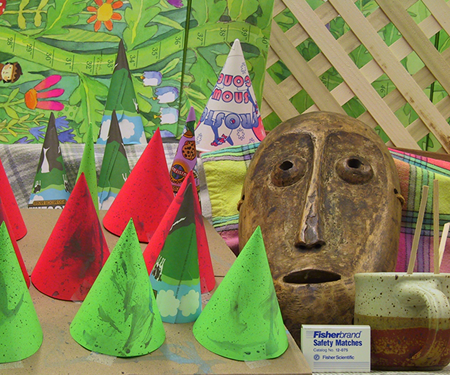
#> input picture images/im1.png, 450 x 375 px, given in place of the camera
$ python main.py
#> lines starting #> are read from the running program, lines starting #| are printed output that depends on the picture; after the words box and inside, x2 and y2 are one past the last pixel; in counts of white or black regions, pixels touching at a corner belong together
### HSV_filter.py
import sys
import cv2
import numpy as np
import time

def add_HSV_filter(frame, camera):
    # Blurring the frame
    blur = cv2.GaussianBlur(frame, (5,5), 0)

    # BGR to HSV
    hsv = cv2.cvtColor(blur, cv2.COLOR_BGR2HSV)

    # Assigning LOWERBOUND and UPPERBOUND for left and right cameras

    # BLUE
    lower_bound = np.array([100,100,80])
    upper_bound = np.array([140,250,250])

    # [7 lines of commented-out code are left out]

    if (camera == 2):
        mask = cv2.inRange(hsv, lower_bound, upper_bound)
    else:
        mask = cv2.inRange(hsv, lower_bound, upper_bound)

    # Noise removal
    mask = cv2.erode(mask, None, iterations=2)
    mask = cv2.dilate(mask, None, iterations=2)

    return mask

### shape_recognition.py
import cv2
import imutils

def find_shape(frame, mask, shape):

    # Finding the contours
    contours = cv2.findContours(mask.copy(), cv2.RETR_EXTERNAL, cv2.CHAIN_APPROX_SIMPLE)

    # Sorting the contours
    contours = imutils.grab_contours(contours)

    # Inital value is none
    center = None

    if len(contours) > 0:
        # Taking the largest contour in the mask (biggest area)
        max_contour = max(contours, key=cv2.contourArea)

        # Finding the centroid
        M = cv2.moments(max_contour)
        cX = int(M["m10"] / M["m00"])
        cY = int(M["m01"] / M["m00"])

        center = (cX, cY)
        print(center)

        match shape:
            case 'rectangle':
                draw_rectangle(frame, max_contour)
            case 'circle':
                draw_circle(frame, max_contour)

    print(len(contours))
    print(center)
    return center

def draw_rectangle(frame, contour):
    # Retrieving details on the bounding rectangle
    (x,y,w,h) = cv2.boundingRect(contour)

    # Drawing the rectangle
    cv2.rectangle(frame, (x,y), ((x+w),(y+h)), (0,255,255), 2)

# [8 lines left out: function draw_circle, not called in this run]

### triangulation.py
import numpy as np

def find_depth(shape_right, shape_left, frame_right, frame_left, baseline, f, alpha):

    # Converting FOCAL LENGTH (f) from [mm] to [pixel]
    height_left, width_left, depth_left = frame_left.shape
    height_right, width_right, depth_right = frame_right.shape

    # Standard formula for [mm] to [pixel] conversion
    if width_left == width_right:
        f_pixel = (width_right * 0.5) / np.tan(alpha * 0.5 * np.pi/180)
    else:
        print("Left and right camera frames do not have the same pixel width")

    # Getting x coordinate of left and right shape
    # xL and xR
    x_left = shape_left[0]
    x_right = shape_right[0]

    # Calculating the DISPARITY
    # d = xL - xR
    disparity = x_left - x_right


    # Calculating the DEPTH
    # Z = (b * f) / d
    zDepth = (baseline * f_pixel) / disparity

    return abs(zDepth)

### main.py
import cv2
import numpy as np

# Functions
import HSV_filter as hsv
import shape_recognition as shape
import triangulation as tri

# Opening of cameras - (Comment out to use SAMPLE IMAGES)
# Replace parameter in VideoCapture() with your camera indices
cap_left = cv2.VideoCapture(2)
cap_right = cv2.VideoCapture(4)

# Uncomment to use SAMPLE IMAGES
# cap_left = cv2.imread('DepthEstimation/images/im1.png')
# cap_right = cv2.imread('DepthEstimation/images/im2.png')

frame_rate = 120

# Replace values accordingly for best results
B = 9                  # Distance between the cameras [cm]
f = 6                   # Camera Lense's focal length [mm]
alpha = 56.6            # Camera field of view in the horizontal plane [degrees]

while(True):
    # Reading camera data (Comment out to use SAMPLE IMAGES)
    ret_left, frame_left = cap_left.read()
#> frame_left is the input picture: shape (375, 450, 3); mean B, G, R 82.3, 130.2, 132.6
    ret_right, frame_right = cap_right.read()

    # [7 lines of commented-out code are left out]
    mask_left = hsv.add_HSV_filter(frame_left, 2)
#> in add_HSV_filter, `blur = cv2.GaussianBlur(frame, (5,5), 0)`:
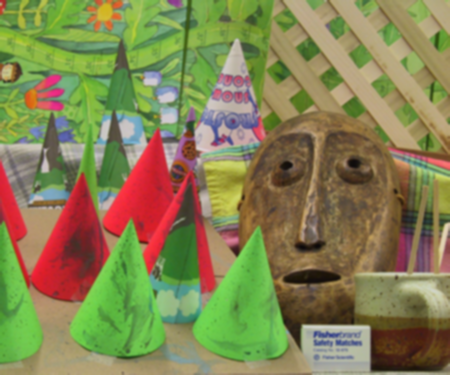
#> blur: shape (375, 450, 3); mean B, G, R 82.4, 130.2, 132.6
#> in add_HSV_filter, `hsv = cv2.cvtColor(blur, cv2.COLOR_BGR2HSV)`: hsv: shape (375, 450, 3); mean H, S, V 48.2, 122.2, 153.5
#> in add_HSV_filter, `mask = cv2.inRange(hsv, lower_bound, upper_bound)`:
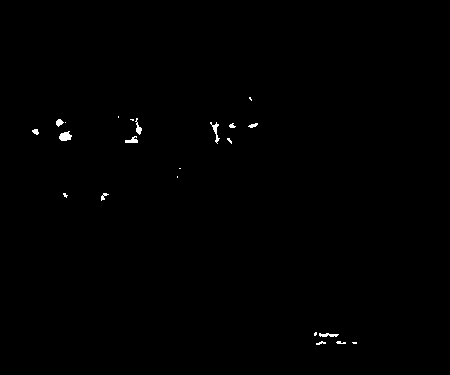
#> mask: shape (375, 450); 0.34% white; 22 white regions (10 under 20 px), largest, box (x1, y1, x2, y2) and area: (59, 131, 72, 141) 91, (210, 122, 220, 144) 69, (319, 333, 339, 337) 55
#> in add_HSV_filter, `mask = cv2.erode(mask, None, iterations=2)`:
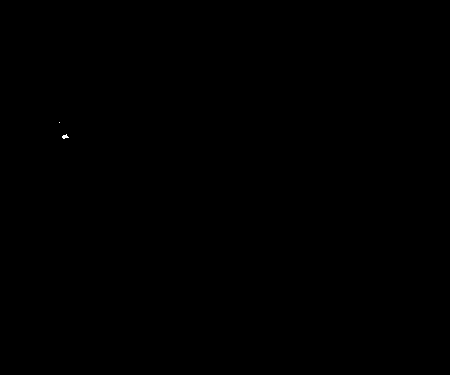
#> mask: shape (375, 450); 0.01% white in thin lines or dots, all inside (x1, y1, x2, y2) = (59, 122, 69, 139)
#> in add_HSV_filter, `mask = cv2.dilate(mask, None, iterations=2)`: mask: shape (375, 450); 0.06% white; 2 white regions
    mask_right = hsv.add_HSV_filter(frame_right, 4)

    # RESULT FRAMES after applying HSV-filter mask
    res_left = cv2.bitwise_and(frame_left, frame_left, mask=mask_left)
    res_right = cv2.bitwise_and(frame_right, frame_right, mask=mask_right)

    # Applying SHAPE RECOGNITION
    shape_left = shape.find_shape(frame_left, mask_left, 'rectangle')
#> in find_shape, `contours = cv2.findContours(mask.copy(), cv2.RETR_EXTERNAL, cv2.CHAIN_..`: contours = 2 contours, 1 with area under 20; largest, box (x1, y1, x2, y2) and area: (60, 132, 71, 141) 68
#> in find_shape, `max_contour = max(contours, key=cv2.contourArea)`: max_contour = contour of 12 points, box (x1, y1, x2, y2) (60, 132, 71, 141), area 68
#> in find_shape, `M = cv2.moments(max_contour)`: M = moments, m00 68, centre m10/m00, m01/m00 = (64.82, 136.2)
#> in find_shape, `cX = int(M["m10"] / M["m00"])`: cX = 64
#> in find_shape, `cY = int(M["m01"] / M["m00"])`: cY = 136
#> in find_shape, `center = (cX, cY)`: center = (64, 136)
#| (64, 136)
#| 2
#| (64, 136)
#> shape_left = (64, 136)
    shape_right = shape.find_shape(frame_right, mask_right, 'rectangle')
#| (64, 136)
#| 2
#| (64, 136)
#> shape_right = (64, 136)

    # Calculating DEPTH
    if np.all(shape_right) == None or np.all(shape_left) == None:
        cv2.putText(frame_left, "TRACKING LOST", (75,50), cv2.FONT_HERSHEY_SIMPLEX, 0.7, (0,0,255), 2)
        cv2.putText(frame_right, "TRACKING LOST", (75,50), cv2.FONT_HERSHEY_SIMPLEX, 0.7, (0,0,255), 2)
    else:
        depth = tri.find_depth(shape_right, shape_left, frame_right, frame_left, B, f, alpha)
#> in find_depth, `x_left = shape_left[0]`: x_left = 64
#> in find_depth, `disparity = x_left - x_right`: disparity = 0
#> in find_depth, `zDepth = (baseline * f_pixel) / disparity`: zDepth = inf
#> depth = inf
        # print("Depth: ", depth)

        cv2.putText(frame_left, "TRACKING", (75,50), cv2.FONT_HERSHEY_SIMPLEX, 0.7, (50,230,0), 2)
        cv2.putText(frame_right, "TRACKING", (75,50), cv2.FONT_HERSHEY_SIMPLEX, 0.7, (50,230,0), 2)
        cv2.putText(frame_left, "Distance: " +  str(round(depth,3)) + " cm", (200,50), cv2.FONT_HERSHEY_SIMPLEX, 0.7, (50,230,0), 2)
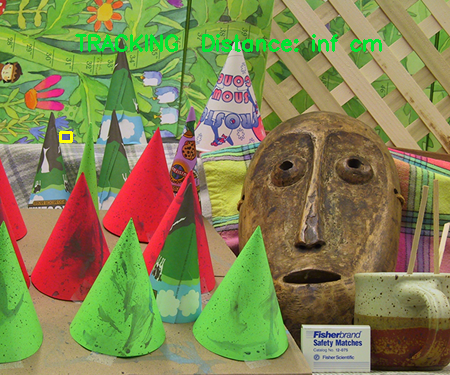
#> frame_left: shape (375, 450, 3); mean B, G, R 81.8, 131.2, 131.2
        cv2.putText(frame_right, "Distance: " + str(round(depth,3)) + " cm", (200,50), cv2.FONT_HERSHEY_SIMPLEX, 0.7, (50,230,0), 2)

    # HSV to BGR
    mask_left = cv2.cvtColor(mask_left, cv2.COLOR_GRAY2BGR)
#> mask_left: shape (375, 450, 3); 0.06% white; 2 white regions, box (x1, y1, x2, y2) and area: (60, 132, 71, 141) 84, (57, 120, 62, 125) 25
    mask_right = cv2.cvtColor(mask_right, cv2.COLOR_GRAY2BGR)

    # Stacking the frames
    left = np.hstack([frame_left, frame_right])
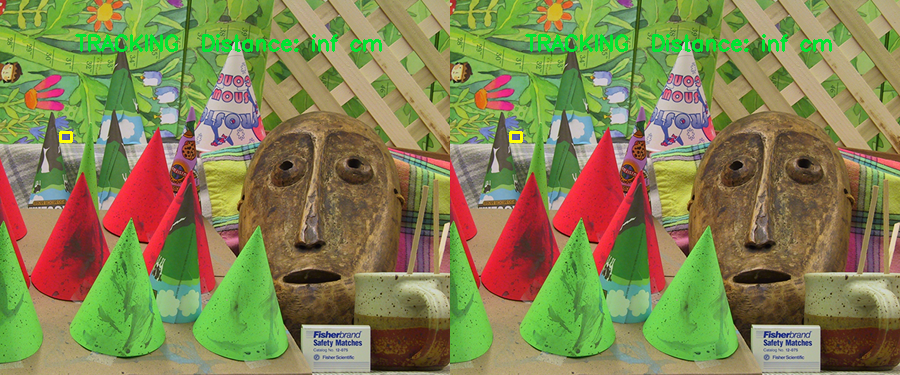
#> left: shape (375, 900, 3); mean B, G, R 81.8, 131.2, 131.2
    right = np.hstack([mask_left, mask_right])
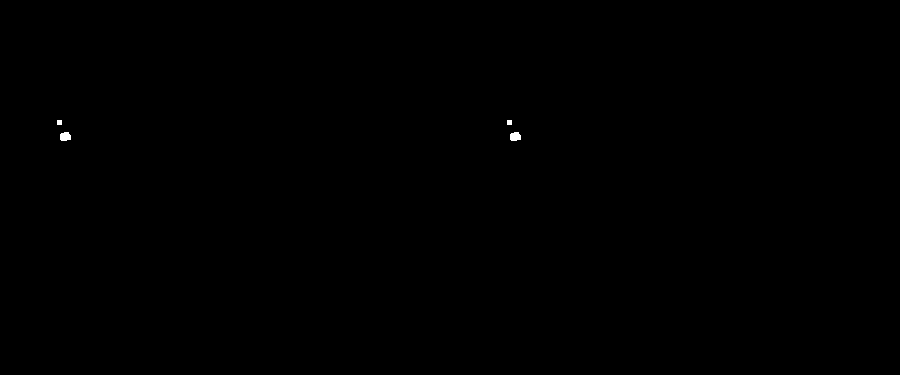
#> right: shape (375, 900, 3); 0.06% white; 4 white regions, box (x1, y1, x2, y2) and area: (60, 132, 71, 141) 84, (510, 132, 521, 141) 84, (57, 120, 62, 125) 25, (507, 120, 512, 125) 25

    stacked = np.vstack([left, right])
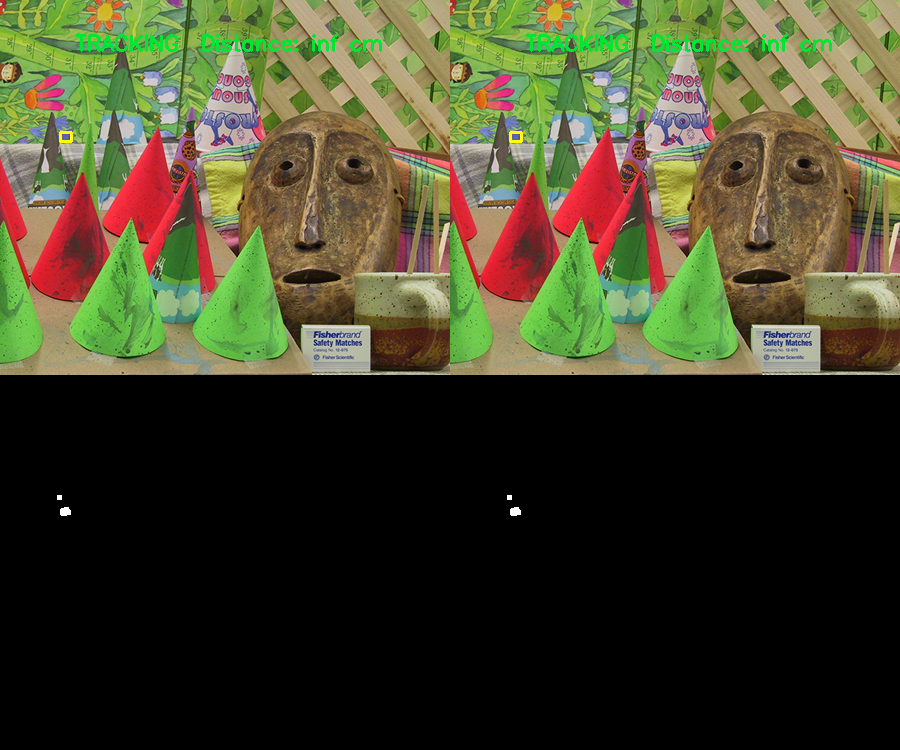
#> stacked: shape (750, 900, 3); mean B, G, R 41, 65.7, 65.7

    # Displaying stacked frames
    cv2.imshow("Depth Estimation", stacked)

    k = cv2.waitKey(1)
#> (key q is pressed here)
    if  k == ord('q'):
        break

# DESTROY all windows
cap_left.release()
cap_right.release()

cv2.destroyAllWindows()

$ run again, on images/im2.png
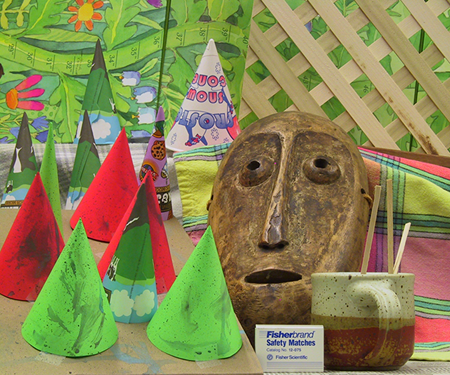
#> input picture images/im2.png, 450 x 375 px, given in place of the camera
#> frame_left is the input picture: shape (375, 450, 3); mean B, G, R 83.6, 133.3, 137.4
#> hsv: shape (375, 450, 3); mean H, S, V 45.7, 123, 156.8
#> in add_HSV_filter, `mask = cv2.inRange(hsv, lower_bound, upper_bound)`:
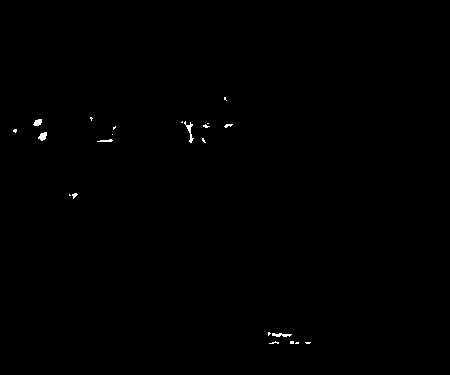
#> mask: shape (375, 450); 0.24% white in thin lines or dots, all inside (x1, y1, x2, y2) = (13, 97, 311, 344)
#> contours = 2 contours; box (x1, y1, x2, y2) and area: (40, 133, 46, 140) 29, (35, 120, 41, 125) 20
#> max_contour = [[41, 133], [40, 134], [40, 139], [44, 139], [45, 138], [45, 133]]
#> M = moments, m00 29, centre m10/m00, m01/m00 = (42.5, 136)
#> cX = 42
#> cY = 136
#> center = (42, 136)
#| (42, 136)
#| 2
#| (42, 136)
#| (42, 136)
#| 2
#| (42, 136)
#> x_left = 42
#> disparity = 0
#> zDepth = inf
#> mask_left: shape (375, 450, 3); 0.04% white; 2 white regions, box (x1, y1, x2, y2) and area: (40, 133, 46, 140) 40, (35, 120, 41, 125) 30
#> right: shape (375, 900, 3); 0.04% white; 4 white regions, box (x1, y1, x2, y2) and area: (40, 133, 46, 140) 40, (490, 133, 496, 140) 40, (35, 120, 41, 125) 30, (485, 120, 491, 125) 30
#> `stacked = np.vstack([left, right])`:
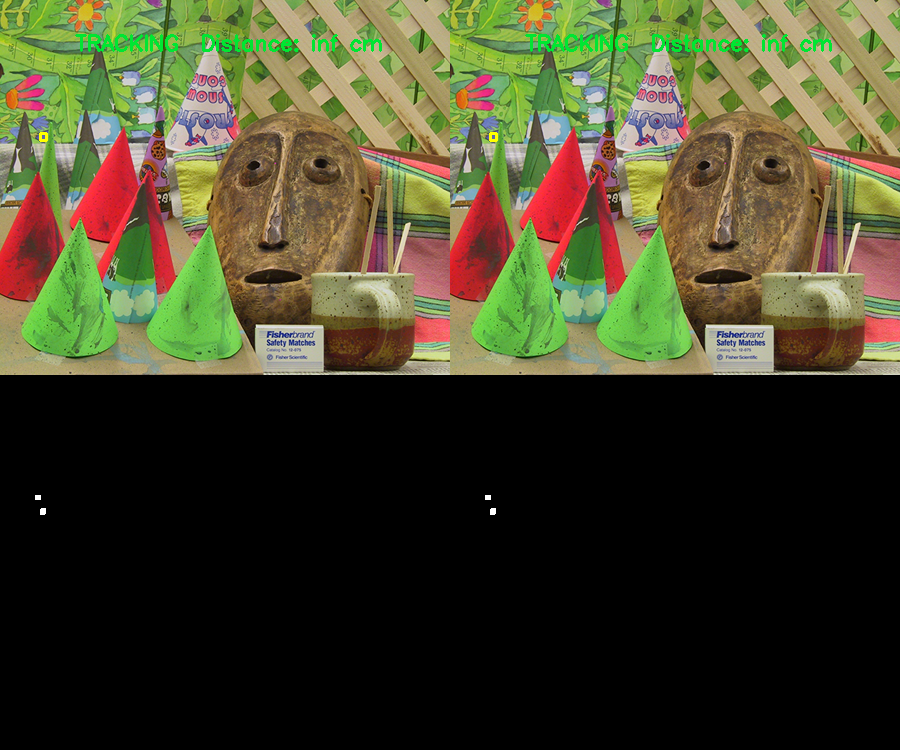
#> stacked: shape (750, 900, 3); mean B, G, R 41.6, 67.2, 68
